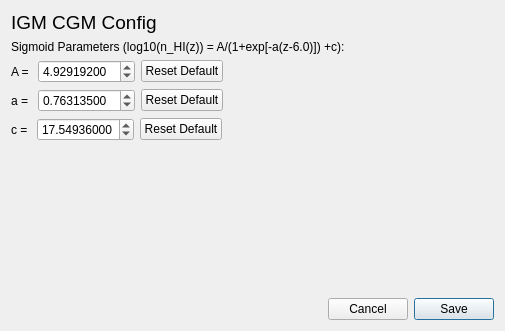
<?xml version="1.0" encoding="UTF-8"?>
<ui version="4.0">
 <class>Euclid::PhzQtUI::DialogCGMConfig</class>
 <widget class="QDialog" name="Euclid::PhzQtUI::DialogCGMConfig">
  <property name="geometry">
   <rect>
    <x>0</x>
    <y>0</y>
    <width>505</width>
    <height>331</height>
   </rect>
  </property>
  <property name="windowTitle">
   <string>CGM Parameters</string>
  </property>
  <layout class="QVBoxLayout" name="verticalLayout">
   <item>
    <widget class="QLabel" name="label_13">
     <property name="font">
      <font>
       <pointsize>14</pointsize>
      </font>
     </property>
     <property name="text">
      <string>IGM CGM Config</string>
     </property>
    </widget>
   </item>
   <item>
    <widget class="QLabel" name="label">
     <property name="text">
      <string>Sigmoid Parameters (log10(n_HI(z)) = A/(1+exp[-a(z-6.0)]) +c):</string>
     </property>
    </widget>
   </item>
   <item>
    <layout class="QHBoxLayout" name="horizontalLayout_2">
     <item>
      <widget class="QLabel" name="label_2">
       <property name="text">
        <string>A = </string>
       </property>
      </widget>
     </item>
     <item>
      <widget class="QDoubleSpinBox" name="SB_A">
       <property name="decimals">
        <number>8</number>
       </property>
       <property name="singleStep">
        <double>0.001000000000000</double>
       </property>
       <property name="value">
        <double>4.929192000000000</double>
       </property>
      </widget>
     </item>
     <item>
      <widget class="QPushButton" name="pb_def_A">
       <property name="text">
        <string>Reset Default</string>
       </property>
      </widget>
     </item>
     <item>
      <spacer name="horizontalSpacer">
       <property name="orientation">
        <enum>Qt::Horizontal</enum>
       </property>
       <property name="sizeHint" stdset="0">
        <size>
         <width>40</width>
         <height>20</height>
        </size>
       </property>
      </spacer>
     </item>
    </layout>
   </item>
   <item>
    <layout class="QHBoxLayout" name="horizontalLayout_3">
     <item>
      <widget class="QLabel" name="label_3">
       <property name="text">
        <string>a = </string>
       </property>
      </widget>
     </item>
     <item>
      <widget class="QDoubleSpinBox" name="SB_a">
       <property name="decimals">
        <number>8</number>
       </property>
       <property name="singleStep">
        <double>0.001000000000000</double>
       </property>
       <property name="value">
        <double>0.763135000000000</double>
       </property>
      </widget>
     </item>
     <item>
      <widget class="QPushButton" name="pb_def_a">
       <property name="text">
        <string>Reset Default</string>
       </property>
      </widget>
     </item>
     <item>
      <spacer name="horizontalSpacer_3">
       <property name="orientation">
        <enum>Qt::Horizontal</enum>
       </property>
       <property name="sizeHint" stdset="0">
        <size>
         <width>40</width>
         <height>20</height>
        </size>
       </property>
      </spacer>
     </item>
    </layout>
   </item>
   <item>
    <layout class="QHBoxLayout" name="horizontalLayout_4">
     <item>
      <widget class="QLabel" name="label_4">
       <property name="text">
        <string>c = </string>
       </property>
      </widget>
     </item>
     <item>
      <widget class="QDoubleSpinBox" name="SB_c">
       <property name="decimals">
        <number>8</number>
       </property>
       <property name="singleStep">
        <double>0.001000000000000</double>
       </property>
       <property name="value">
        <double>17.549360000000000</double>
       </property>
      </widget>
     </item>
     <item>
      <widget class="QPushButton" name="pb_def_b">
       <property name="text">
        <string>Reset Default</string>
       </property>
      </widget>
     </item>
     <item>
      <spacer name="horizontalSpacer_4">
       <property name="orientation">
        <enum>Qt::Horizontal</enum>
       </property>
       <property name="sizeHint" stdset="0">
        <size>
         <width>40</width>
         <height>20</height>
        </size>
       </property>
      </spacer>
     </item>
    </layout>
   </item>
   <item>
    <spacer name="verticalSpacer">
     <property name="orientation">
      <enum>Qt::Vertical</enum>
     </property>
     <property name="sizeHint" stdset="0">
      <size>
       <width>20</width>
       <height>23</height>
      </size>
     </property>
    </spacer>
   </item>
   <item>
    <layout class="QHBoxLayout" name="horizontalLayout">
     <item>
      <spacer name="horizontalSpacer_2">
       <property name="orientation">
        <enum>Qt::Horizontal</enum>
       </property>
       <property name="sizeHint" stdset="0">
        <size>
         <width>40</width>
         <height>20</height>
        </size>
       </property>
      </spacer>
     </item>
     <item>
      <widget class="QPushButton" name="btn_cancel">
       <property name="text">
        <string>Cancel</string>
       </property>
      </widget>
     </item>
     <item>
      <widget class="QPushButton" name="btn_save">
       <property name="text">
        <string>Save</string>
       </property>
       <property name="autoDefault">
        <bool>false</bool>
       </property>
       <property name="default">
        <bool>true</bool>
       </property>
      </widget>
     </item>
    </layout>
   </item>
  </layout>
 </widget>
 <resources/>
 <connections/>
</ui>
